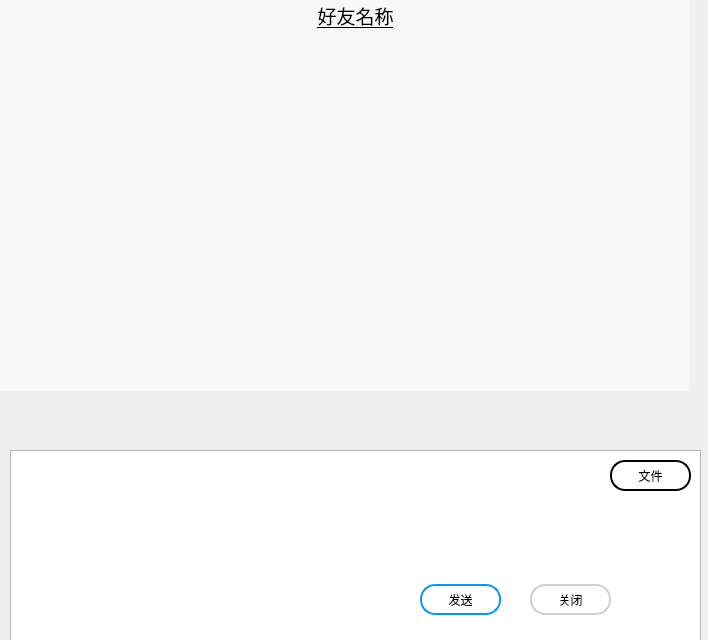
<?xml version="1.0" encoding="UTF-8"?>
<ui version="4.0">
 <class>talkpage</class>
 <widget class="QWidget" name="talkpage">
  <property name="geometry">
   <rect>
    <x>0</x>
    <y>0</y>
    <width>708</width>
    <height>640</height>
   </rect>
  </property>
  <property name="minimumSize">
   <size>
    <width>708</width>
    <height>640</height>
   </size>
  </property>
  <property name="maximumSize">
   <size>
    <width>708</width>
    <height>640</height>
   </size>
  </property>
  <property name="windowTitle">
   <string>Form</string>
  </property>
  <property name="styleSheet">
   <string notr="true"/>
  </property>
  <widget class="QWidget" name="widget" native="true">
   <property name="geometry">
    <rect>
     <x>-70</x>
     <y>380</y>
     <width>771</width>
     <height>271</height>
    </rect>
   </property>
   <property name="minimumSize">
    <size>
     <width>0</width>
     <height>200</height>
    </size>
   </property>
   <property name="maximumSize">
    <size>
     <width>16777215</width>
     <height>10000</height>
    </size>
   </property>
   <widget class="QTextEdit" name="textEdit">
    <property name="geometry">
     <rect>
      <x>80</x>
      <y>70</y>
      <width>691</width>
      <height>191</height>
     </rect>
    </property>
    <property name="sizePolicy">
     <sizepolicy hsizetype="Expanding" vsizetype="Preferred">
      <horstretch>0</horstretch>
      <verstretch>0</verstretch>
     </sizepolicy>
    </property>
    <property name="minimumSize">
     <size>
      <width>691</width>
      <height>191</height>
     </size>
    </property>
    <property name="maximumSize">
     <size>
      <width>691</width>
      <height>191</height>
     </size>
    </property>
    <property name="styleSheet">
     <string notr="true">font: 25 9pt &quot;Microsoft YaHei&quot;;</string>
    </property>
   </widget>
   <widget class="QPushButton" name="pushButton_3">
    <property name="geometry">
     <rect>
      <x>600</x>
      <y>204</y>
      <width>81</width>
      <height>31</height>
     </rect>
    </property>
    <property name="styleSheet">
     <string notr="true">border-radius:15px;
border: 2px solid ;
background:transparent;
border:2px solid ;
border-color: rgb(205,207,208);
</string>
    </property>
    <property name="text">
     <string>关闭</string>
    </property>
   </widget>
   <widget class="QPushButton" name="pushButton_1">
    <property name="geometry">
     <rect>
      <x>490</x>
      <y>204</y>
      <width>81</width>
      <height>31</height>
     </rect>
    </property>
    <property name="styleSheet">
     <string notr="true">border-radius:15px;
border: 2px solid ;
background:transparent;
border:2px solid ;
border-color:rgb(18,150,219);
</string>
    </property>
    <property name="text">
     <string>发送</string>
    </property>
   </widget>
   <widget class="QPushButton" name="pushButton_4">
    <property name="geometry">
     <rect>
      <x>680</x>
      <y>80</y>
      <width>81</width>
      <height>31</height>
     </rect>
    </property>
    <property name="styleSheet">
     <string notr="true">border-radius:15px;
border: 2px solid ;
background:transparent;
border:2px solid ;

</string>
    </property>
    <property name="text">
     <string>文件</string>
    </property>
   </widget>
  </widget>
  <widget class="QListWidget" name="listWidget">
   <property name="geometry">
    <rect>
     <x>0</x>
     <y>-20</y>
     <width>690</width>
     <height>411</height>
    </rect>
   </property>
   <property name="sizePolicy">
    <sizepolicy hsizetype="Expanding" vsizetype="Preferred">
     <horstretch>0</horstretch>
     <verstretch>0</verstretch>
    </sizepolicy>
   </property>
   <property name="minimumSize">
    <size>
     <width>690</width>
     <height>360</height>
    </size>
   </property>
   <property name="maximumSize">
    <size>
     <width>690</width>
     <height>10000</height>
    </size>
   </property>
   <property name="styleSheet">
    <string notr="true">QListWidget{background-color: rgb(247, 247, 247); color:rgb(51,51,51); border: 1px solid  rgb(247, 247, 247);outline:0px;}
QListWidget::Item{background-color: rgb(247, 247, 247);}
QListWidget::Item:hover{background-color: rgb(247, 247, 247); }
QListWidget::item:selected{
	background-color: rgb(247, 247, 247);
	color:black; 
    border: 1px solid  rgb(247, 247, 247);
}
QListWidget::item:selected:!active{border: 1px solid  rgb(247, 247, 247); background-color: rgb(247, 247, 247); color:rgb(51,51,51); } </string>
   </property>
   <property name="verticalScrollBarPolicy">
    <enum>Qt::ScrollBarAlwaysOff</enum>
   </property>
   <property name="horizontalScrollBarPolicy">
    <enum>Qt::ScrollBarAlwaysOff</enum>
   </property>
  </widget>
  <widget class="QPushButton" name="pushButton_2">
   <property name="geometry">
    <rect>
     <x>10</x>
     <y>0</y>
     <width>691</width>
     <height>31</height>
    </rect>
   </property>
   <property name="font">
    <font>
     <family>Agency FB</family>
     <pointsize>14</pointsize>
     <weight>50</weight>
     <italic>false</italic>
     <bold>false</bold>
     <underline>true</underline>
    </font>
   </property>
   <property name="styleSheet">
    <string notr="true">border-style:none;
text-decoration: underline;
font: 58pt &quot;Agency FB&quot;;
font: 14pt &quot;Agency FB&quot;;
padding:1px;

background:transparent;</string>
   </property>
   <property name="text">
    <string>好友名称</string>
   </property>
  </widget>
 </widget>
 <layoutdefault spacing="6" margin="11"/>
 <resources/>
 <connections/>
</ui>
